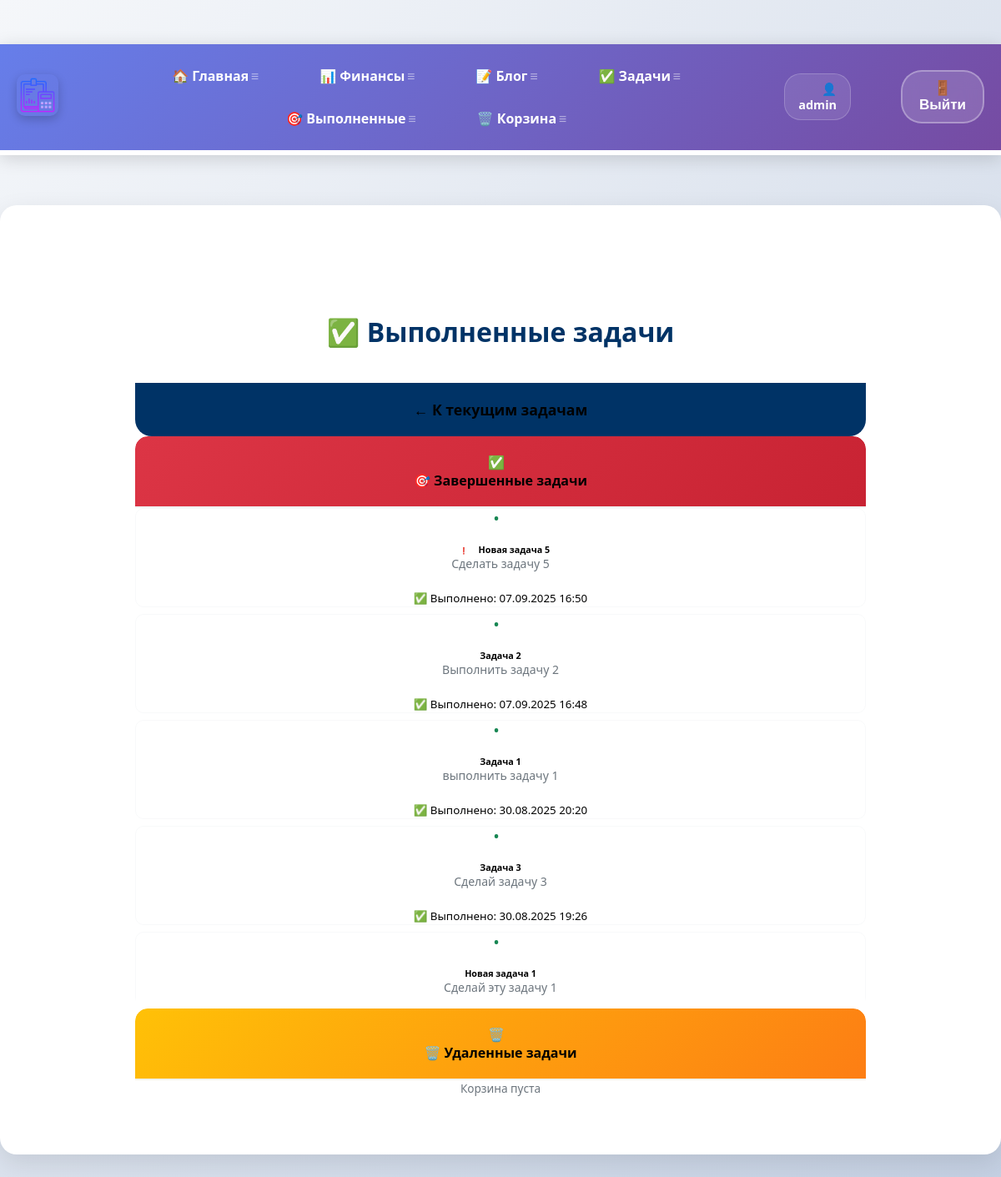
The page /todo/todo/completed (signed in) on the database its author committed.
### todo/models.py (models this page shows, shortened)
class Todo(models.Model):
    title = models.CharField(max_length=100)
    memo = models.TextField(blank=True)
    created = models.DateTimeField(auto_now_add=True)
    date_completed = models.DateTimeField(blank=True, null=True)
    important = models.BooleanField(default=False)
    user = models.ForeignKey(User, on_delete=models.CASCADE, blank=True, null=True)
    is_deleted = models.BooleanField(default=False)

### todo/views.py (the view)
# urls.py: path('todo/completed', views.completed_todos, name='completedtodos'),
@login_required
def completed_todos(request):
    todos = Todo.objects.filter(user=request.user, date_completed__isnull=False).order_by('-date_completed')
    return render(request, 'todo/completedtodos.html', {'todos': todos})

### todo/templates/todo/completedtodos.html (shortened to what this page needs)
{% extends 'skills/base.html' %}
{% block content %}
<div class="container-completed mt-4">
    <div class="row">
        <div class="col-12">
            <div class="d-flex justify-content-between align-items-center mb-4">
                <h1 class="text-primary">✅ Выполненные задачи</h1>
                <a href="{% url 'currenttodos' %}" class="btn btn-outline-primary">
                    ← К текущим задачам
                </a>
            </div>
        </div>
    </div>
    <div class="row">
        <div class="col-md-6">
            <div class="card shadow-sm mb-4">
                <div class="card-header bg-success text-white">
                    <h4 class="mb-0">🎯 Завершенные задачи</h4>
                </div>
                <div class="card-body">
                    {% if todos %}
                    <div class="list-group">
                        {% for todo in todos %}
                        <div class="list-group-item list-group-item-action border-0 mb-2 rounded">
                            <div class="d-flex justify-content-between align-items-start">
                                <div class="flex-grow-1">
                                    <a href="{% url 'viewtodo' todo.id %}" class="text-decoration-none text-dark">
                                        <h6 class="mb-1">
                                            {% if todo.important %}
                                            <span class="badge bg-danger me-2">❗</span>
                                            <strong>{{ todo.title }}</strong>
                                            {% else %}
                                            {{ todo.title }}
                                            {% endif %}
                                        </h6>
                                        {% if todo.memo %}
                                        <p class="mb-1 text-muted small">{{ todo.memo }}</p>
                                        {% endif %}
                                    </a>
                                    <small class="text-success">
                                        ✅ Выполнено: {{ todo.date_completed|date:"d.m.Y H:i" }}
                                    </small>
                                </div>
                            </div>
                        </div>
                        {% endfor %}
                    </div>
                    {% else %}
                    <div class="text-center py-4">
                        <i class="fas fa-check-circle fa-3x text-muted mb-3"></i>
                        <p class="text-muted">Нет выполненных задач</p>
                    </div>
                    {% endif %}
                </div>
            </div>
        </div>
        <div class="col-md-6">
            <div class="card shadow-sm">
                <div class="card-header bg-warning text-dark">
                    <h4 class="mb-0">🗑️ Удаленные задачи</h4>
                </div>
                <div class="card-body">
                    {% if delete_todos %}
                    <div class="list-group">
                        {% for todo in delete_todos %}
                        <div class="list-group-item list-group-item-action border-0 mb-2 rounded">
                            <div class="d-flex justify-content-between align-items-start">
                                <div class="flex-grow-1">
                                    <a href="{% url 'viewtodo' todo.id %}" class="text-decoration-none text-dark">
                                        <h6 class="mb-1">
                                            {% if todo.important %}
                                            <span class="badge bg-danger me-2">❗</span>
                                            <strong>{{ todo.title }}</strong>
                                            {% else %}
                                            {{ todo.title }}
                                            {% endif %}
                                        </h6>
                                        {% if todo.memo %}
                                        <p class="mb-1 text-muted small">{{ todo.memo }}</p>
                                        {% endif %}
                                    </a>
                                    <div class="d-flex justify-content-between align-items-center mt-2">
                                        <small class="text-muted">
                                            📅 Создано: {{ todo.created|date:"d.m.Y H:i" }}
                                        </small>
                                        <form action="{% url 'restoretodo' todo.id %}" method="post" class="ms-2">
                                            {% csrf_token %}
                                            <button type="submit" class="btn btn-sm btn-outline-success">
                                                ↪️ Восстановить
                                            </button>
                                        </form>
                                    </div>
                                </div>
                            </div>
                        </div>
                        {% endfor %}
                    </div>
                    {% else %}
                    <div class="text-center py-4">
                        <p class="text-muted">Корзина пуста</p>
                    </div>
                    {% endif %}
                </div>
            </div>
        </div>
    </div>
</div>
{% endblock %}

### skills/templates/skills/base.html (shortened to what this page needs)
<!DOCTYPE html>
{% load static %}
<html lang="ru">
<head>
    <link rel="stylesheet" href="{% static 'css/style3.css' %}">
    </head>
<body>
<div class="menu">
    <div class="wrap">
        <div class="menu_header">
            {% if user.is_authenticated %}
            <div class="logo">
                <a href="{% url 'index' %}">
                    <img src="{% static 'skills/logo.png' %}" alt="Логотип" class="image">
                </a>
            </div>
            <ul class="menu_total" id="mainMenu">
                <li><a href="{% url 'index' %}">🏠 Главная</a></li>
                <li><a href="{% url 'financial_analysis_page' %}">📊 Финансы</a></li>
                <li><a href="{% url 'blogs' %}">📝 Блог</a></li>
                <li><a href="{% url 'currenttodos' %}">✅ Задачи</a></li>
                <li><a href="{% url 'completedtodos' %}">🎯 Выполненные</a></li>
                <li><a href="{% url 'trashbin' %}">🗑️ Корзина</a></li>
            </ul>
            <ul class="menu_second">
                <li class="logo2">👤 {{ user.username }}</li>
                <li>
                    <form action="{% url 'logoutuser' %}" method="post">
                        <button class="top">🚪 Выйти</button>
                    </form>
                </li>
            </ul>
            {% endif %}
        </div>
    </div>
</div>
<div class="content">
    <div class="wrap">
        {% block content %}
        {% endblock %}
    </div>
</div>
</body>
</html>

### rows shown on the page
Todo: title "Новая задача 5", memo "Сделать задачу 5", date_completed "07.09.2025 16:50"
Todo: title "Задача 2", memo "Выполнить задачу 2", date_completed "07.09.2025 16:48"
Todo: title "Задача 1", memo "выполнить задачу 1", date_completed "30.08.2025 20:20"
Todo: title "Задача 3", memo "Сделай задачу 3", date_completed "30.08.2025 19:26"
Todo: title "Новая задача 1", memo "Сделай эту задачу 1"

### other values the page prints
{{ user.username }} "admin"
